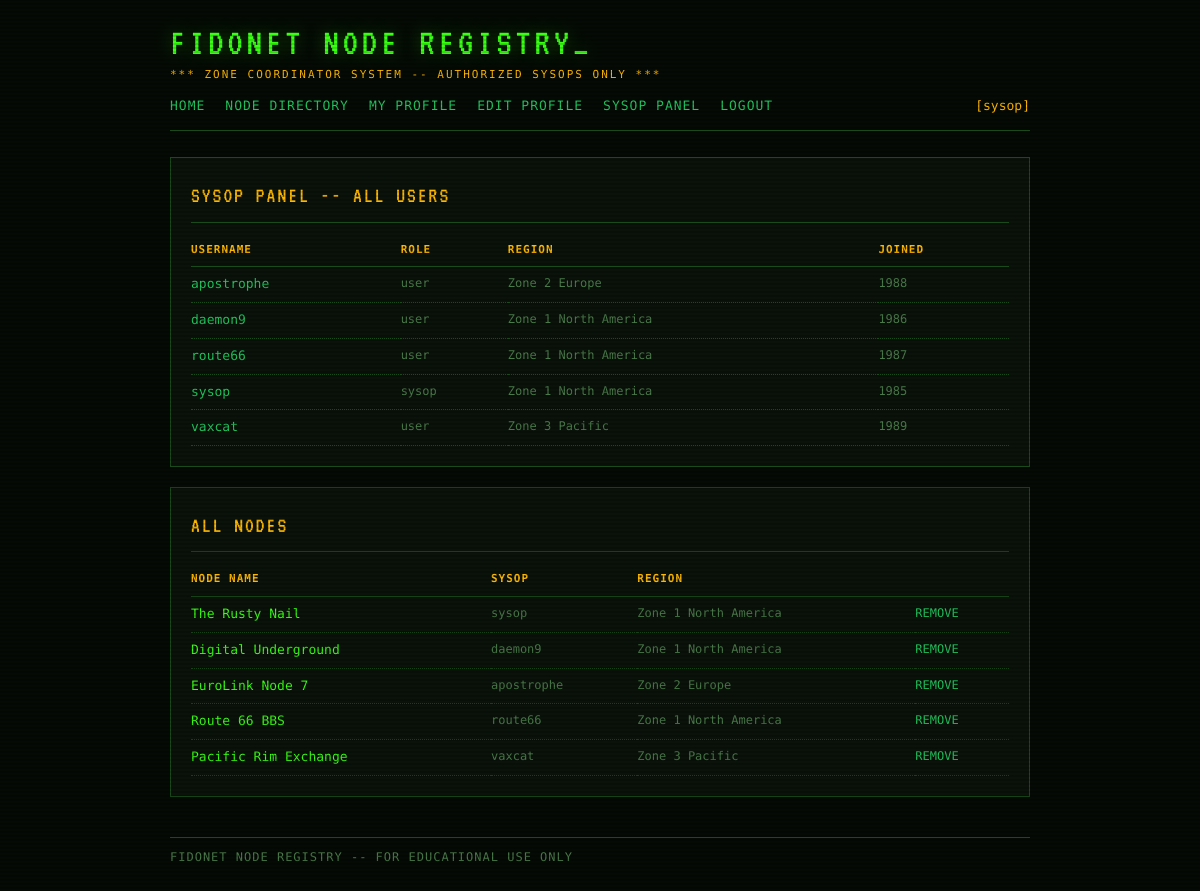
The page /sysop (signed in) on the database as committed earlier.
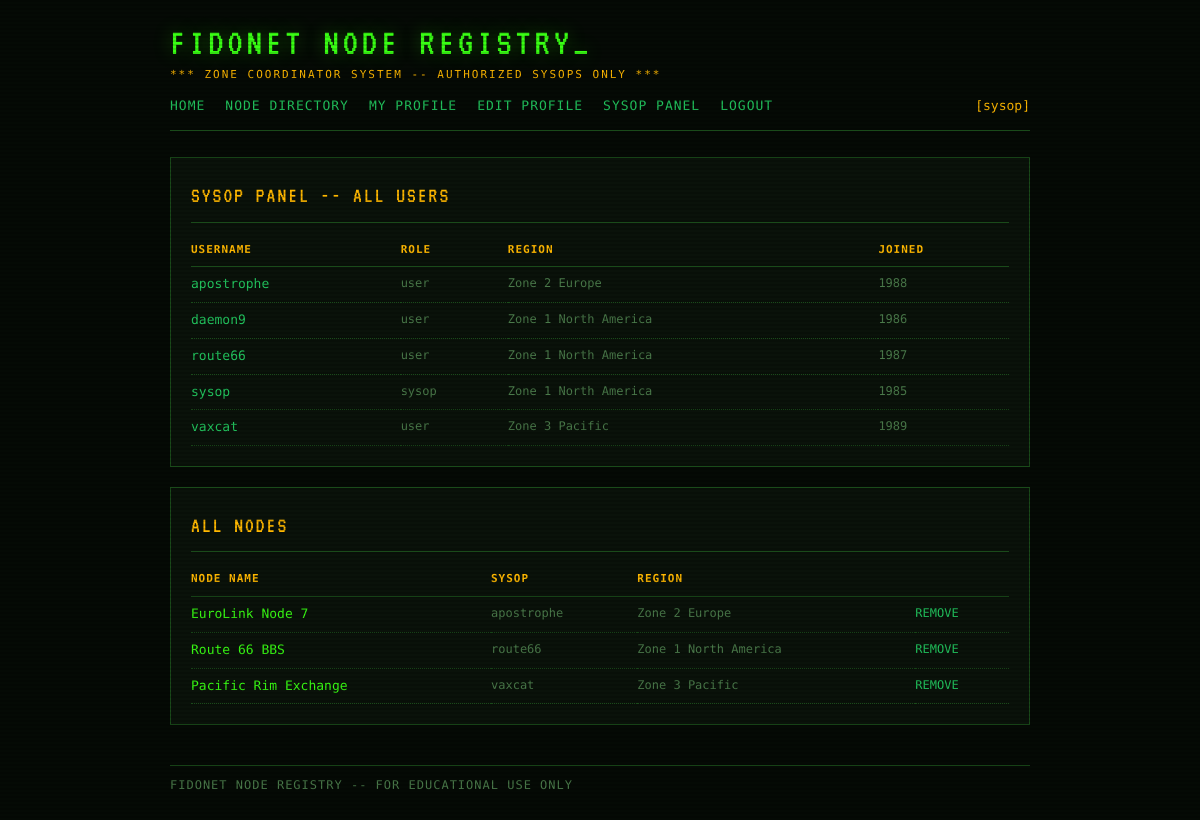
The same page on the database as committed later.
### tables this page shows
CREATE TABLE users (
            id INTEGER PRIMARY KEY AUTOINCREMENT,
            username TEXT UNIQUE NOT NULL,
            password_hash TEXT NOT NULL,
            role TEXT NOT NULL DEFAULT 'user',
            region TEXT,
            joined INTEGER
        );

CREATE TABLE nodes (
            id INTEGER PRIMARY KEY AUTOINCREMENT,
            name TEXT NOT NULL,
            phone TEXT,
            region TEXT,
            description TEXT,
            owner_id INTEGER NOT NULL
        );

### app.py (the view)
@app.route('/sysop')
def sysop():
    current = get_current_user(request)
    if not current:
        return redirect(url_for('login'))
    if current['role'] != 'sysop':
        flash('Access denied.', 'error')
        return redirect(url_for('index'))
    all_users = user_repo.get_all()
    all_nodes = node_repo.get_all()
    return render_template('sysop.html', users=all_users, nodes=all_nodes, current_user=current)

### app.py (called while the page is built)
def get_current_user(req):
    token = req.cookies.get('bbs_token')
    if not token:
        return None
    return sessions.get(token)

    def fetchall(self, query, params=()):
        cursor = self._conn.cursor()
        cursor.execute(query, params)
        return cursor.fetchall()

    def get_all(self):
        return self._db.fetchall("SELECT * FROM users ORDER BY username")

    def get_all(self):
        return self._db.fetchall("""
            SELECT n.*, u.username AS owner_username
            FROM nodes n JOIN users u ON n.owner_id = u.id
            ORDER BY n.id
        """)

### templates/sysop.html
{% extends "base.html" %}
{% block content %}
<div class="panel">
  <div class="panel-title">SYSOP PANEL -- ALL USERS</div>
  <table class="data-table">
    <thead>
      <tr><th>USERNAME</th><th>ROLE</th><th>REGION</th><th>JOINED</th></tr>
    </thead>
    <tbody>
      {% for u in users %}
      <tr>
        <td class="name"><a href="{{ url_for('profile', user_id=u.id) }}">{{ u.username }}</a></td>
        <td class="meta">{{ u.role }}</td>
        <td class="meta">{{ u.region }}</td>
        <td class="meta">{{ u.joined }}</td>
      </tr>
      {% endfor %}
    </tbody>
  </table>
</div>
<div class="panel">
  <div class="panel-title">ALL NODES</div>
  <table class="data-table">
    <thead>
      <tr><th>NODE NAME</th><th>SYSOP</th><th>REGION</th><th></th></tr>
    </thead>
    <tbody>
      {% for node in nodes %}
      <tr>
        <td class="name">{{ node.name }}</td>
        <td class="meta">{{ node.owner_username }}</td>
        <td class="meta">{{ node.region }}</td>
        <td class="meta"><a href="{{ url_for('node_delete', node_id=node.id) }}">REMOVE</a></td>
      </tr>
      {% endfor %}
    </tbody>
  </table>
</div>
{% endblock %}

Rows that differ between the two databases and show on the page:
removed nodes: name "The Rusty Nail", owner_username "sysop", region "Zone 1 North America"
removed nodes: name "Digital Underground", owner_username "daemon9", region "Zone 1 North America"
